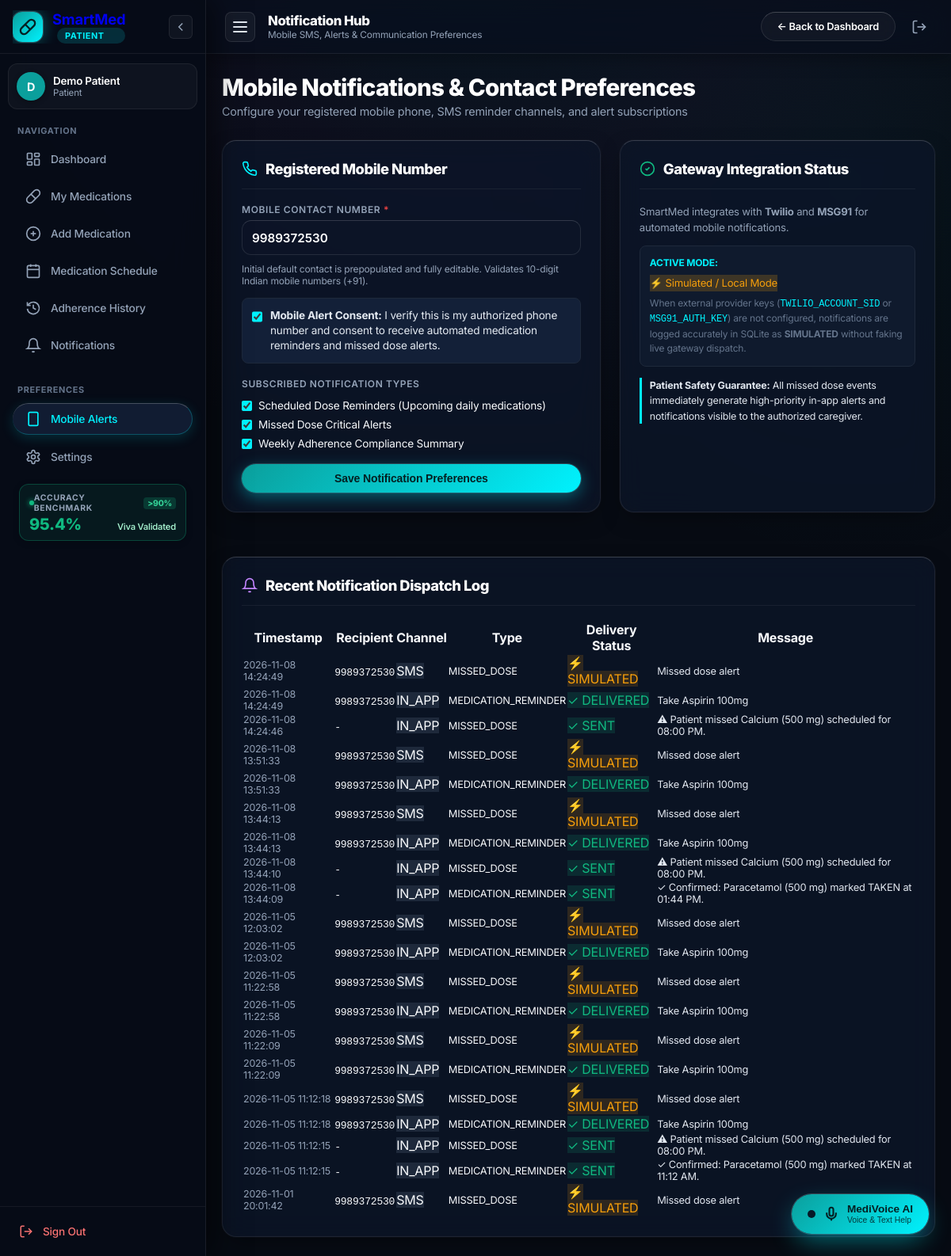
Page /notification/settings (signed in) on the earlier database version.
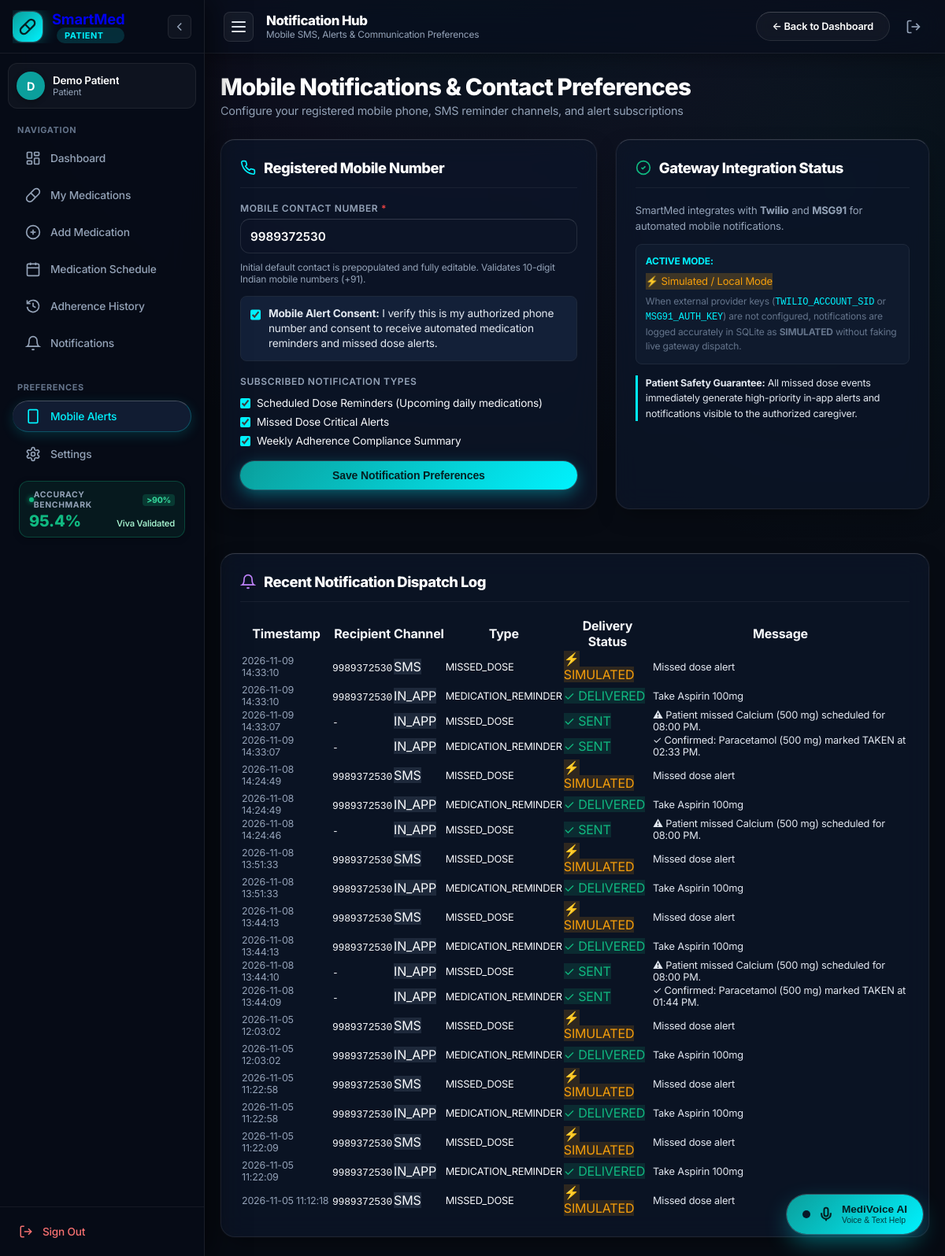
Same page on the later database version.
### tables this page shows
CREATE TABLE notifications (
            id INTEGER PRIMARY KEY AUTOINCREMENT,
            patient_id INTEGER NOT NULL,
            medication_id INTEGER,
            message TEXT NOT NULL,
            type TEXT NOT NULL,
            is_read INTEGER DEFAULT 0,
            created_at TEXT NOT NULL, caregiver_id INTEGER, recipient_phone TEXT, channel TEXT DEFAULT 'IN_APP', status TEXT DEFAULT 'SENT', error_message TEXT, retry_count INTEGER DEFAULT 0,
            FOREIGN KEY (patient_id) REFERENCES users(id) ON DELETE CASCADE,
            FOREIGN KEY (medication_id) REFERENCES medications(id) ON DELETE SET NULL
        );

### app.py (the view, shortened to what this page needs)
@app.route("/notification/settings", methods=["GET", "POST"])
def notification_settings():
    if "user_id" not in session:
        return redirect(url_for("login"))
    user_id = session["user_id"]
    conn = get_db()
    cursor = conn.cursor()
    cursor.execute("SELECT * FROM users WHERE id = ?", (user_id,))
    user = cursor.fetchone()
    cursor.execute("""
        SELECT * FROM notifications
        WHERE patient_id = ? OR caregiver_id = ?
        ORDER BY id DESC
        LIMIT 20
    """, (user_id, user_id))
    recent_notifs = cursor.fetchall()
    conn.close()
    return render_template("notification_settings.html", user=user, recent_notifs=recent_notifs)

### app.py (called while the page is built)
def get_db():
    conn = sqlite3.connect(DATABASE_PATH)
    conn.row_factory = sqlite3.Row
    return conn

    def __call__(self, environ, start_response):
        path_info = environ.get('PATH_INFO', '')
        if path_info.startswith('/api/index'):
            subpath = path_info[len('/api/index'):]
            if not subpath or subpath == '/':
                environ['PATH_INFO'] = '/'
            else:
                environ['PATH_INFO'] = subpath if subpath.startswith('/') else ('/' + subpath)
        return self.wsgi_app(environ, start_response)

### templates/notification_settings.html (shortened to what the changed rows need)
<!DOCTYPE html>
<html lang="en">
<head>
  <link rel="stylesheet" href="{{ url_for('static', filename='css/style.css') }}">
</head>
<body class="app-layout">
  {% set active_page = 'notification_settings' %}
  <div class="app-main-wrapper">
    <header class="app-topbar">
      <div class="topbar-left">
        <div class="topbar-page-info">
          <h2 class="topbar-title">Notification Hub</h2>
        </div>
      </div>
    </header>
    <main class="main-content" style="max-width:960px; padding:24px 20px;">
    <div class="dashboard-header">
      <div class="header-title-box">
        <h1>Mobile Notifications &amp; Contact Preferences</h1>
      </div>
    </div>
    <div style="display:grid; grid-template-columns: 1.2fr 1fr; gap:24px; margin-bottom:28px;" class="notif-settings-grid">
      <div class="section-card">
        <div class="section-header">
          <div class="section-title-box">
            <h2 class="section-title">Registered Mobile Number</h2>
          </div>
        </div>
      </div>
      <div class="section-card">
        <div class="section-header">
          <div class="section-title-box">
            <h2 class="section-title">Gateway Integration Status</h2>
          </div>
        </div>
      </div>
    </div>
    <div class="section-card">
      <div class="section-header">
        <div class="section-title-box">
          <h2 class="section-title">Recent Notification Dispatch Log</h2>
        </div>
      </div>
      <div class="table-responsive">
        <table class="data-table">
          <thead>
            <tr>
              <th>Timestamp</th>
              <th>Recipient</th>
              <th>Channel</th>
              <th>Type</th>
              <th>Delivery Status</th>
              <th>Message</th>
            </tr>
          </thead>
          <tbody>
            {% for n in recent_notifs %}
            <tr>
              <td style="font-size:0.78rem; color:var(--text-muted);">{{ n.created_at }}</td>
              <td><code>{{ n.recipient_phone or '-' }}</code></td>
              <td><span class="badge" style="background:#1E293B;">{{ n.channel or 'IN_APP' }}</span></td>
              <td style="font-size:0.8rem;">{{ n.type }}</td>
              <td>
                {% if n.status == 'DELIVERED' or n.status == 'SENT' %}
                  <span class="badge" style="background:rgba(16,185,129,0.15); color:#10B981;">✓ {{ n.status }}</span>
                {% elif n.status == 'SIMULATED' %}
                  <span class="badge" style="background:rgba(245,158,11,0.15); color:#F59E0B;">⚡ SIMULATED</span>
                {% else %}
                  <span class="badge" style="background:rgba(239,68,68,0.15); color:#EF4444;">✗ FAILED</span>
                {% endif %}
              </td>
              <td style="font-size:0.8rem; color:#E2E8F0;">{{ n.message }}</td>
            </tr>
            {% else %}
            <tr>
              <td colspan="6" style="text-align:center; padding:18px; color:var(--text-muted);">No notification logs recorded yet.</td>
            </tr>
            {% endfor %}
          </tbody>
        </table>
      </div>
    </div>
  </main>
  </div>
</body>
</html>

Differences in the rows shown:
no longer on this page (row unchanged): notifications: created_at "2026-11-05 11:12:18", recipient_phone "9989372530", channel "IN_APP", type "MEDICATION_REMINDER", status "DELIVERED", message "Take Aspirin 100mg"
no longer on this page (row unchanged): notifications: created_at "2026-11-05 11:12:15", recipient_phone "-", channel "IN_APP", type "MISSED_DOSE", status "SENT", message "⚠ Patient missed Calcium (500 mg) scheduled for 08:00 PM."
no longer on this page (row unchanged): notifications: created_at "2026-11-05 11:12:15", recipient_phone "-", channel "IN_APP", type "MEDICATION_REMINDER", status "SENT", message "✓ Confirmed: Paracetamol (500 mg) marked TAKEN at 11:12 AM."
no longer on this page (row unchanged): notifications: created_at "2026-11-01 20:01:42", recipient_phone "9989372530", channel "SMS", type "MISSED_DOSE", status "⚡ SIMULATED", message "Missed dose alert"
added notifications: created_at "2026-11-09 14:33:10", recipient_phone "9989372530", channel "SMS", type "MISSED_DOSE", status "⚡ SIMULATED", message "Missed dose alert"
added notifications: created_at "2026-11-09 14:33:10", recipient_phone "9989372530", channel "IN_APP", type "MEDICATION_REMINDER", status "DELIVERED", message "Take Aspirin 100mg"
added notifications: created_at "2026-11-09 14:33:07", recipient_phone "-", channel "IN_APP", type "MISSED_DOSE", status "SENT", message "⚠ Patient missed Calcium (500 mg) scheduled for 08:00 PM."
added notifications: created_at "2026-11-09 14:33:07", recipient_phone "-", channel "IN_APP", type "MEDICATION_REMINDER", status "SENT", message "✓ Confirmed: Paracetamol (500 mg) marked TAKEN at 02:33 PM."
